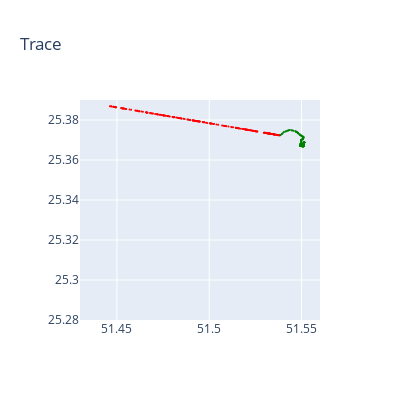

Notebook code cell kept with this figure:
### Markdown cell above
## Malicious Data

### Code cell
# trace 4 spoofed
from utils.preprocessing import data_preprocessing

# spoofed = pd.read_csv('../data/drive-me-not/trace4_spoofed.csv').drop(columns=['Unnamed: 0']).head()  


# estimated_trace4, trace4_spoofed 
spoofed_4 = data_preprocessing('../data/drive-me-not/processed/trace4_spoofed.csv', 
                             selected_attributes= ['GPS_lat', 'GPS_long', 'Time', 'vx', 'vy', 'ax', 'ay', 'spoofed'], 
                             trace_num=4)

from utils.visualization import plot_trace

spoofed_4.shape[0]// 2

plot_trace(spoofed_4.iloc[:, :], 
        #    mode="velocity", 
           colored=True, marker_size=2)

### Figure 1 — Plotly figure (JSON) as saved in the notebook; plotly's stock layout.template omitted (floating-point values rounded to 4 significant figures; data arrays with more than 128 entries replaced by an {"elided": "..."} marker saying what was removed)
{"data": [{"marker": {"color": {"elided": "462 str values"}, "size": 2}, "mode": "markers", "type": "scatter", "x": {"elided": "462 float values"}, "xaxis": "x", "y": {"elided": "462 float values"}, "yaxis": "y"}], "layout": {"height": 400, "title": {"text": "Trace"}, "width": 400, "xaxis": {"anchor": "y", "domain": [0, 1], "range": [51.43, 51.56]}, "yaxis": {"anchor": "x", "domain": [0, 1], "range": [25.28, 25.39]}}}
